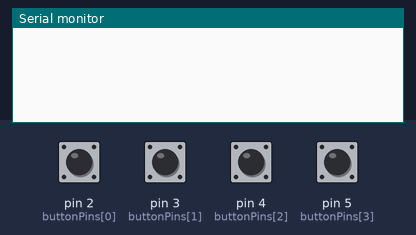
This sketch was run on a simulated Arduino Uno, built with avr-gcc and run on an emulated ATmega328P. On the bench: the last lines printed to the serial monitor. Inputs (shaded band) come from the test bench; at power-on: pin 2 (buttonPins[0]), pin 3 (buttonPins[1]), pin 4 (buttonPins[2]), pin 5 (buttonPins[3]) HIGH.

Above: at 1.2 s.
1.3 s: pin 2 (buttonPins[0]) pulled LOW for 0.15 s
At 1.8 s:
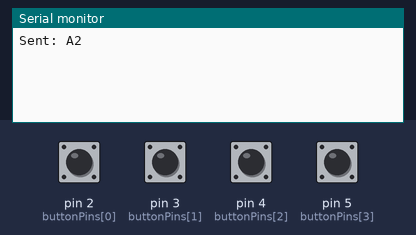
2.9 s: pin 3 (buttonPins[1]) pulled LOW for 0.15 s
At 4.2 s:
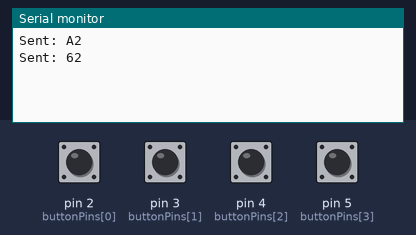
4.5 s: pin 4 (buttonPins[2]) pulled LOW for 0.15 s
At 5.4 s:
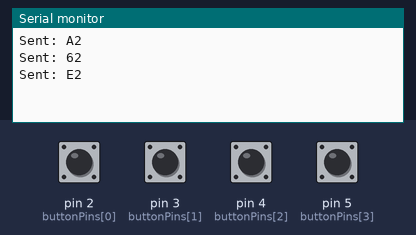
6.1 s: pin 5 (buttonPins[3]) pulled LOW for 0.15 s
At 6.6 s:
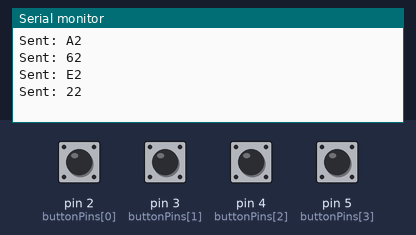

The sketch:

IR_Transmitter_code_.ino
```cpp
#include <IRremote.hpp>

const int buttonPins[] = {2, 3, 4, 5};
const uint8_t irCommands[] = {
  0xA2, // Button 1
  0x62, // Button 2
  0xE2, // Button 3
  0x22  // Button 4
};

void setup() {
  Serial.begin(9600);
  IrSender.begin(9); // IR LED on pin 9
  for (int i = 0; i < 4; i++) {
    pinMode(buttonPins[i], INPUT_PULLUP);
  }
}

void loop() {
  for (int i = 0; i < 4; i++) {
    if (digitalRead(buttonPins[i]) == LOW) {
      IrSender.sendNEC(0x00FF, irCommands[i], 0); // Address, Command, Repeat
      Serial.print("Sent: ");
      Serial.println(irCommands[i], HEX);
      delay(300);
    }
  }
}
```

Measured:
- after the input at 1.3 s, the serial monitor: prints a new line after 0.07 s (image 1)
- after the input at 2.9 s, the serial monitor: prints a new line after 0.07 s (image 2)
- after the input at 4.5 s, the serial monitor: prints a new line after 0.07 s (image 3)
- after the input at 6.1 s, the serial monitor: prints a new line after 0.07 s (image 4)
